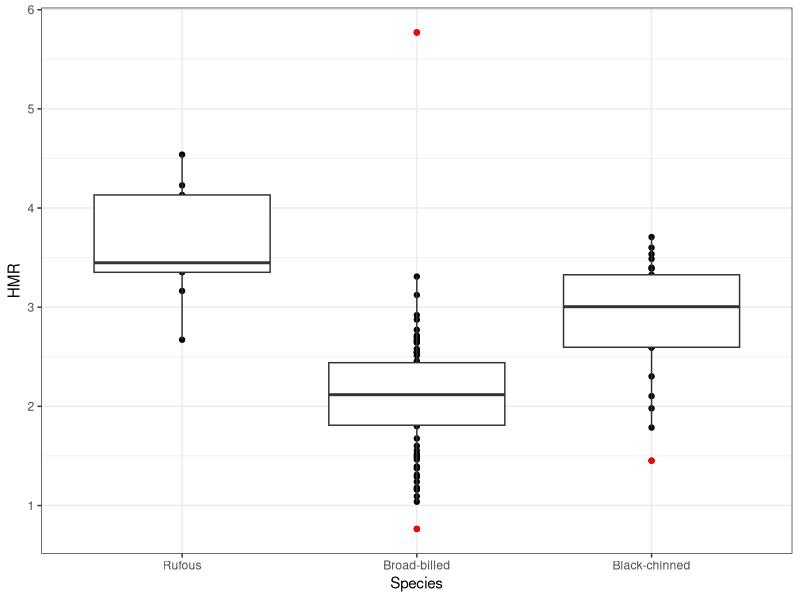
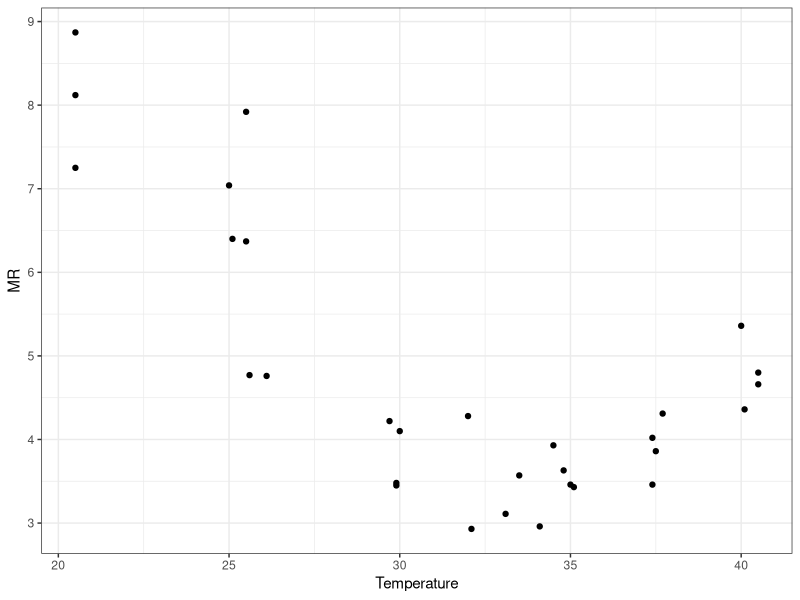
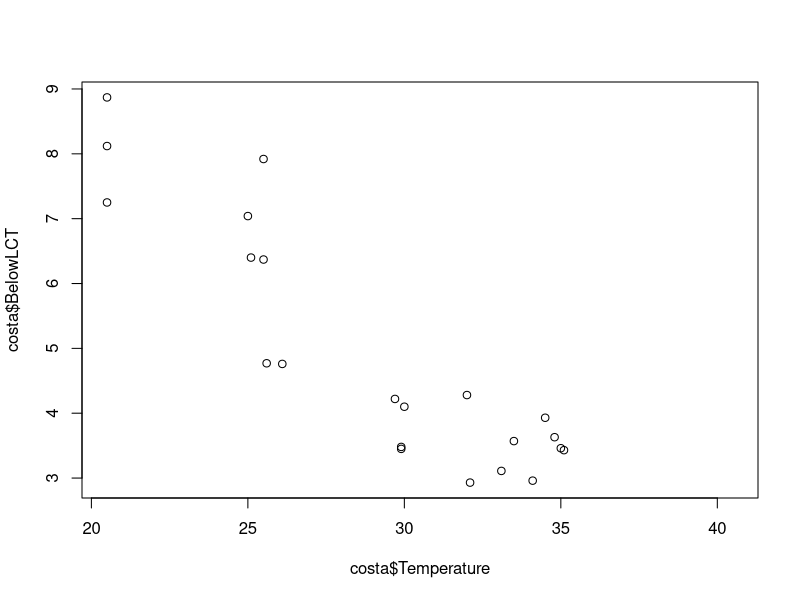
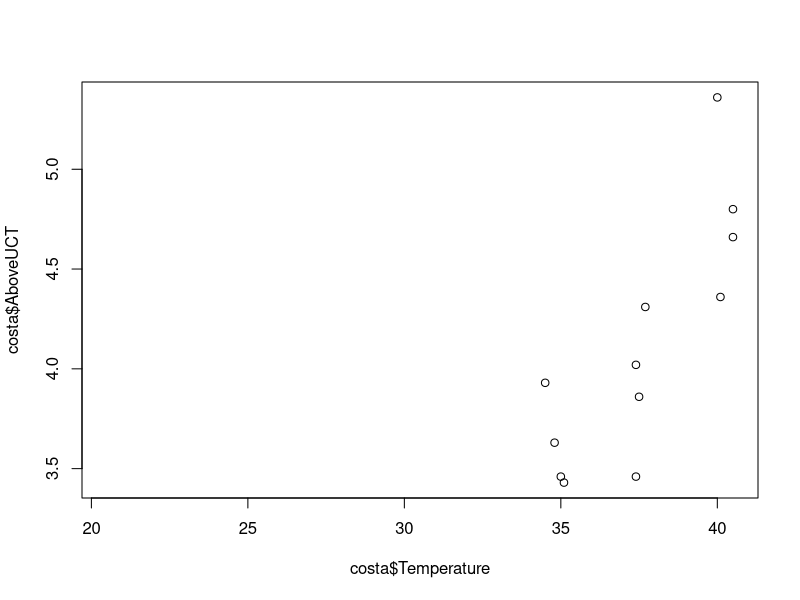

The R script that drew these images, in order:
library(reshape)
library(ggplot2)

setwd("C://Users//ANUSHA//Dropbox//Anusha_personal//Thesis_proposal//R_csv//AZ")

costa <- read.csv("Costa1986_Don.csv")
costaVO2 <- read.csv("Costa1986_DonVO2.csv")
bblh <- read.csv("BroadBill.csv")
hmr <- read.csv("HMR_AZ_11_20.csv")
names(hmr) <- c("Rufous", "Broad-billed", "Black-chinned")

m.hmr <- melt(hmr, na.rm = T)
names(m.hmr) <- c("Species", "HMR")

## HMR
hmr.bblh <- m.hmr$HMR[m.hmr$Species=="Broad-billed"]
q.hmr <- quantile(hmr.bblh,probs=seq(0.33,1))
mean(hmr.bblh[hmr.bblh>q.hmr])

## Below LCT for broadbills
lm.below <- lm(bblh$Normothermic~bblh$TempC)

## Below LCT and above UCT for Costas
below <- costa[costa$Temperature<=32,]
lm.belowcosta <- lm(below$BelowLCT~below$Temperature)
lm.abovecosta <- lm(costaVO2$AboveVO2~costaVO2$Temperature)

lm.aboveCosta_pergram <- lm(costa$AboveUCT~costa$Temperature)

## BMR calculated from extrapolating BBLH summer 2012 data down to presumed LCT of 32&deg;C
bmrBBLH <- 0.23846
yinterceptBBLH <- (lm.abovecosta$coefficients[2]*35)-bmrBBLH

yinterceptBBLH <- (0.0144*35)-bmrBBLH

## hmr unscaled by body mass
hmr_comparison <- ggplot(m.hmr, aes(x=Species, y=HMR)) + geom_point() + 
  geom_boxplot(outlier.colour="red") + theme_bw()
hmr_comparison

## Plot temperatures
ggplot(costa, aes(Temperature, MR)) + geom_point() + theme_bw()
plot(costa$BelowLCT~costa$Temperature)
plot(costa$AboveUCT~costa$Temperature)

## Fitting a glm
glm(below$BelowLCT~below$Temperature)
